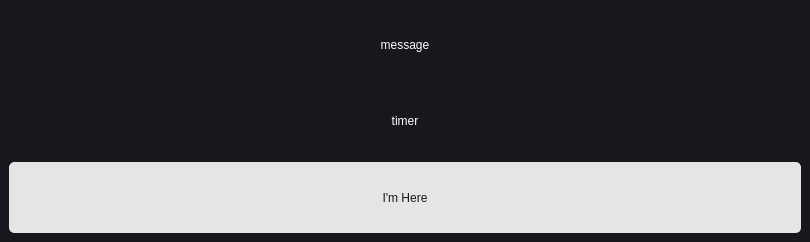
<?xml version="1.0" encoding="UTF-8"?>
<ui version="4.0">
 <class>MainWindow</class>
 <widget class="QMainWindow" name="MainWindow">
  <property name="geometry">
   <rect>
    <x>0</x>
    <y>0</y>
    <width>810</width>
    <height>242</height>
   </rect>
  </property>
  <property name="windowTitle">
   <string>MainWindow</string>
  </property>
  <property name="styleSheet">
   <string notr="true">* {
	font: 63 20pt &quot;DejaVu Sans Mono&quot;;
	background-color: #17181d;
	color: #ffffff;
}

QPushButton {
	font: 63 20pt &quot;DejaVu Sans Mono&quot;;
	background-color: #e5e5e5;
	border: 1px solid #e5e5e5;
	border-radius: 5px;
	color: #17181d;
}
QPushButton:hover {
    border-radius:5px;
	border: 1px solid #a0a0a0;
	background-color: #a0a0a0;
    color: 17181d;
}

QPushButton:disabled {
	border-radius:5px;
	border: 1px solid gray;
    background-color: gray;
    color: 17181d;
}

QPushButton:pressed {
    border-radius:5px;
	border: 1px solid #808080;
	background-color: #808080;
    color: 17181d;
}
</string>
  </property>
  <widget class="QWidget" name="centralwidget">
   <layout class="QVBoxLayout" name="verticalLayout">
    <item>
     <widget class="QLabel" name="message_label">
      <property name="text">
       <string>message</string>
      </property>
      <property name="alignment">
       <set>Qt::AlignCenter</set>
      </property>
     </widget>
    </item>
    <item>
     <widget class="QLabel" name="timer_label">
      <property name="text">
       <string>timer</string>
      </property>
      <property name="alignment">
       <set>Qt::AlignCenter</set>
      </property>
     </widget>
    </item>
    <item>
     <widget class="QPushButton" name="submit">
      <property name="sizePolicy">
       <sizepolicy hsizetype="Minimum" vsizetype="Ignored">
        <horstretch>0</horstretch>
        <verstretch>0</verstretch>
       </sizepolicy>
      </property>
      <property name="text">
       <string>I'm Here</string>
      </property>
     </widget>
    </item>
   </layout>
  </widget>
 </widget>
 <resources/>
 <connections/>
</ui>
